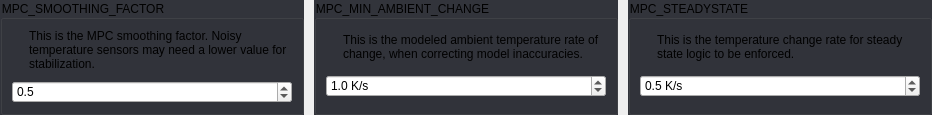
       <widget class="QWidget" name="widget_13" native="true">
        <layout class="QGridLayout" name="gridLayout_133" columnstretch="1,1,1">
         <property name="leftMargin">
          <number>0</number>
         </property>
         <property name="topMargin">
          <number>0</number>
         </property>
         <property name="rightMargin">
          <number>0</number>
         </property>
         <property name="bottomMargin">
          <number>0</number>
         </property>
         <property name="spacing">
          <number>10</number>
         </property>
         <item row="0" column="1">
          <widget class="QGroupBox" name="groupBox_55">
           <property name="focusPolicy">
            <enum>Qt::StrongFocus</enum>
           </property>
           <property name="styleSheet">
            <string notr="true">QGroupBox:!disabled {
	background: rgb(50, 52, 59);
}</string>
           </property>
           <property name="title">
            <string>MPC_MIN_AMBIENT_CHANGE</string>
           </property>
           <layout class="QGridLayout" name="gridLayout_144">
            <property name="spacing">
             <number>10</number>
            </property>
            <item row="0" column="0">
             <widget class="QLabel" name="label_157">
              <property name="sizePolicy">
               <sizepolicy hsizetype="Fixed" vsizetype="Fixed">
                <horstretch>0</horstretch>
                <verstretch>0</verstretch>
               </sizepolicy>
              </property>
              <property name="text">
               <string/>
              </property>
              <property name="pixmap">
               <pixmap resource="../resources/resources.qrc">:/info_FILL0_wght100_GRAD0_opsz20.svg</pixmap>
              </property>
             </widget>
            </item>
            <item row="0" column="1">
             <widget class="QLabel" name="label_158">
              <property name="text">
               <string>This is the modeled ambient temperature rate of change, when correcting model inaccuracies.</string>
              </property>
              <property name="wordWrap">
               <bool>true</bool>
              </property>
             </widget>
            </item>
            <item row="1" column="0" colspan="2">
             <widget class="QDoubleSpinBox" name="uMpcMinAmbientChangeSpinBox">
              <property name="suffix">
               <string> K/s</string>
              </property>
              <property name="decimals">
               <number>1</number>
              </property>
              <property name="maximum">
               <double>10.000000000000000</double>
              </property>
              <property name="value">
               <double>1.000000000000000</double>
              </property>
             </widget>
            </item>
           </layout>
          </widget>
         </item>
         <item row="0" column="0">
          <widget class="QGroupBox" name="groupBox_54">
           <property name="focusPolicy">
            <enum>Qt::StrongFocus</enum>
           </property>
           <property name="styleSheet">
            <string notr="true">QGroupBox:!disabled {
	background: rgb(50, 52, 59);
}</string>
           </property>
           <property name="title">
            <string>MPC_SMOOTHING_FACTOR</string>
           </property>
           <layout class="QGridLayout" name="gridLayout_143">
            <property name="spacing">
             <number>10</number>
            </property>
            <item row="0" column="0">
             <widget class="QLabel" name="label_155">
              <property name="sizePolicy">
               <sizepolicy hsizetype="Fixed" vsizetype="Fixed">
                <horstretch>0</horstretch>
                <verstretch>0</verstretch>
               </sizepolicy>
              </property>
              <property name="text">
               <string/>
              </property>
              <property name="pixmap">
               <pixmap resource="../resources/resources.qrc">:/info_FILL0_wght100_GRAD0_opsz20.svg</pixmap>
              </property>
             </widget>
            </item>
            <item row="0" column="1">
             <widget class="QLabel" name="label_156">
              <property name="text">
               <string>This is the MPC smoothing factor. Noisy temperature sensors may need a lower value for stabilization.</string>
              </property>
              <property name="wordWrap">
               <bool>true</bool>
              </property>
             </widget>
            </item>
            <item row="1" column="0" colspan="2">
             <widget class="QDoubleSpinBox" name="uMpcSmoothingFactorSpinBox">
              <property name="decimals">
               <number>1</number>
              </property>
              <property name="maximum">
               <double>1.000000000000000</double>
              </property>
              <property name="stepType">
               <enum>QAbstractSpinBox::AdaptiveDecimalStepType</enum>
              </property>
              <property name="value">
               <double>0.500000000000000</double>
              </property>
             </widget>
            </item>
           </layout>
          </widget>
         </item>
         <item row="0" column="2">
          <widget class="QGroupBox" name="groupBox_24">
           <property name="focusPolicy">
            <enum>Qt::StrongFocus</enum>
           </property>
           <property name="styleSheet">
            <string notr="true">QGroupBox:!disabled {
	background: rgb(50, 52, 59);
}</string>
           </property>
           <property name="title">
            <string>MPC_STEADYSTATE</string>
           </property>
           <layout class="QGridLayout" name="gridLayout_145">
            <property name="spacing">
             <number>10</number>
            </property>
            <item row="0" column="0">
             <widget class="QLabel" name="label_159">
              <property name="sizePolicy">
               <sizepolicy hsizetype="Fixed" vsizetype="Fixed">
                <horstretch>0</horstretch>
                <verstretch>0</verstretch>
               </sizepolicy>
              </property>
              <property name="text">
               <string/>
              </property>
              <property name="pixmap">
               <pixmap resource="../resources/resources.qrc">:/info_FILL0_wght100_GRAD0_opsz20.svg</pixmap>
              </property>
             </widget>
            </item>
            <item row="0" column="1">
             <widget class="QLabel" name="label_160">
              <property name="text">
               <string>This is the temperature change rate for steady state logic to be enforced.</string>
              </property>
              <property name="wordWrap">
               <bool>true</bool>
              </property>
             </widget>
            </item>
            <item row="1" column="0" colspan="2">
             <widget class="QDoubleSpinBox" name="uMpcSteadystateSpinBox">
              <property name="suffix">
               <string> K/s</string>
              </property>
              <property name="decimals">
               <number>1</number>
              </property>
              <property name="maximum">
               <double>10.000000000000000</double>
              </property>
              <property name="value">
               <double>0.500000000000000</double>
              </property>
             </widget>
            </item>
           </layout>
          </widget>
         </item>
        </layout>
       </widget>
